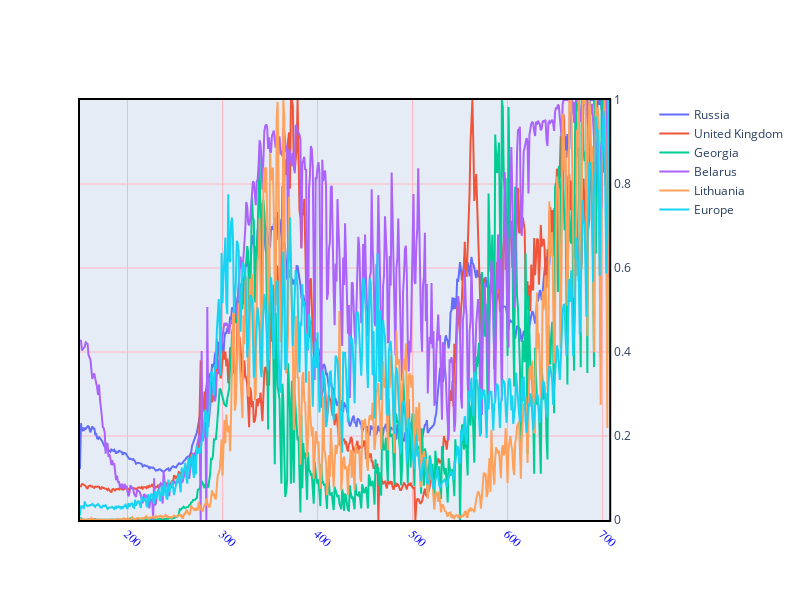

The cell this chart's notebook holds for it:
### Code cell
trace3 = go.Scatter(
        x=dfc['nu'],
        y=dfcsr['Russia'],
        name='Russia',
        yaxis='y2'
    )
trace4 = go.Scatter(
        x=dfc['nu'],
        y=dfcsr[cd.iloc[0].name],
        name=cd.iloc[0].name,
        yaxis='y2'
    )
trace5 = go.Scatter(
        x=dfc['nu'],
        y=dfcsr[cd.iloc[1].name],
        name=cd.iloc[1].name,
        yaxis='y2'
    )
trace6 = go.Scatter(
        x=dfc['nu'],
        y=dfcsr[cd.iloc[2].name],
        name=cd.iloc[2].name,
        yaxis='y2'
    )
trace7 = go.Scatter(
        x=dfc['nu'],
        y=dfcsr[cd.iloc[3].name],
        name=cd.iloc[3].name,
        yaxis='y2'
    )
trace8 = go.Scatter(
        x=dfc['nu'],
        y=dfcsr[cd.iloc[4].name],
        name=cd.iloc[4].name,
        yaxis='y2'
    )
fig3 = make_subplots(specs=[[{"secondary_y": True}]])
fig3.add_trace(trace3)
fig3.add_trace(trace4)
fig3.add_trace(trace5)
fig3.add_trace(trace6)
fig3.add_trace(trace7)
fig3.add_trace(trace8)
fig3['layout'].update(height=600, width=800, xaxis=dict(
        tickangle=45
    ))
fig3.update_yaxes(range=[0, 1])
fig3.update_xaxes(showline=True, linewidth=2, linecolor='black', mirror=True, gridcolor='LightPink')
fig3.update_xaxes(tickangle=45, tickfont=dict(family='Rockwell', color='blue', size=12))
fig3.update_yaxes(showline=True, linewidth=2, linecolor='black', mirror=True, gridcolor='LightPink')
fig3.show()

### Figure 1 — Plotly figure (JSON) as saved in the notebook; plotly's stock layout.template omitted (floating-point values rounded to 4 significant figures; data arrays with more than 128 entries replaced by an {"elided": "..."} marker saying what was removed)
{"data": [{"name": "Russia", "type": "scatter", "x": {"elided": "554 int values"}, "y": {"elided": "554 float values"}, "yaxis": "y2"}, {"name": "United Kingdom", "type": "scatter", "x": {"elided": "554 int values"}, "y": {"elided": "554 float values"}, "yaxis": "y2"}, {"name": "Georgia", "type": "scatter", "x": {"elided": "554 int values"}, "y": {"elided": "554 float values"}, "yaxis": "y2"}, {"name": "Belarus", "type": "scatter", "x": {"elided": "554 int values"}, "y": {"elided": "554 float values"}, "yaxis": "y2"}, {"name": "Lithuania", "type": "scatter", "x": {"elided": "554 int values"}, "y": {"elided": "554 float values"}, "yaxis": "y2"}, {"name": "Europe", "type": "scatter", "x": {"elided": "554 int values"}, "y": {"elided": "554 float values"}, "yaxis": "y2"}], "layout": {"height": 600, "width": 800, "xaxis": {"anchor": "y", "domain": [0, 0.94], "gridcolor": "LightPink", "linecolor": "black", "linewidth": 2, "mirror": true, "showline": true, "tickangle": 45, "tickfont": {"color": "blue", "family": "Rockwell", "size": 12}}, "yaxis": {"anchor": "x", "domain": [0, 1], "gridcolor": "LightPink", "linecolor": "black", "linewidth": 2, "mirror": true, "range": [0, 1], "showline": true}, "yaxis2": {"anchor": "x", "gridcolor": "LightPink", "linecolor": "black", "linewidth": 2, "mirror": true, "overlaying": "y", "range": [0, 1], "showline": true, "side": "right"}}}
